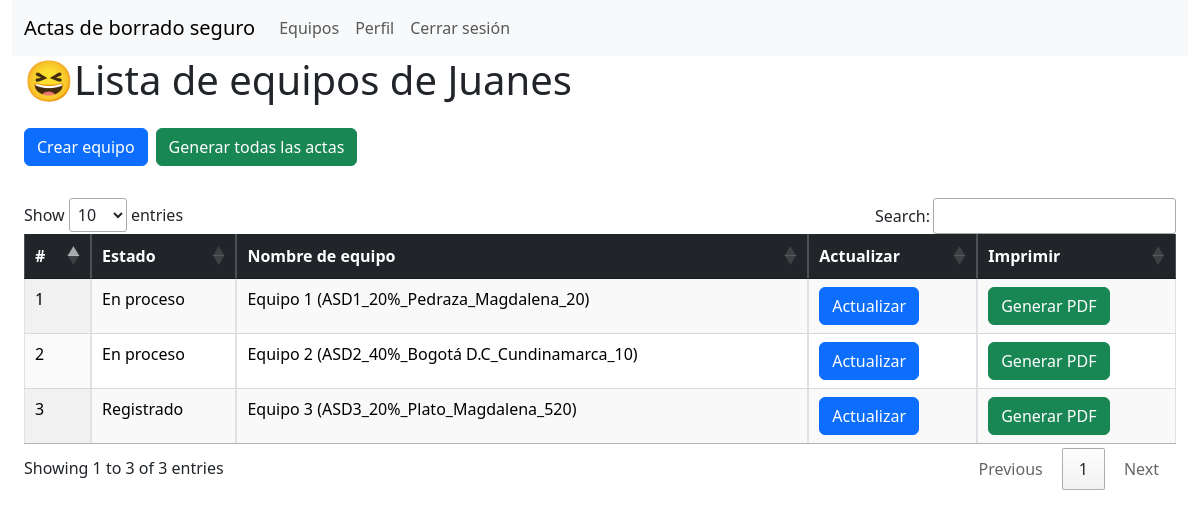
The page /equipos/lista-equipos-agente (signed in) on the database its author committed.
### app/models.py (models this page shows, shortened)
class Usuario(UserMixin, db.Model):
    __tablename__ = "usuario"
    id = db.Column(db.Integer, primary_key=True)
    userName = db.Column(db.String(100), unique=True, nullable=False)
    email = db.Column(db.String(120), unique=True, nullable=False)
    rol = db.Column(db.Enum(Rol), default=Rol.AGENTE)
    password = db.Column(db.String(128), nullable=False)
    estado = db.Column(db.Enum(Estado_usuario), default=Estado_usuario.ACTIVO)
    created_at = db.Column(db.DateTime, default=datetime.utcnow, nullable=False)
    updated_at = db.Column(db.DateTime, default=datetime.utcnow, onupdate=datetime.utcnow, nullable=False)

class Equipo(db.Model):
    __tablename__ = "equipo"
    asd_id = db.Column(db.Integer, primary_key=True)
    nombre = db.Column(db.String(100), nullable=False)
    estado = db.Column(db.Enum(EstadoEnum), default=EstadoEnum.REGISTRADO)
    comision = db.Column(db.String(100), nullable=True)
    cod_comision = db.Column(db.Numeric(10, 0), nullable=True)
    municipio = db.Column(db.String(100), nullable=True)
    departamento = db.Column(db.String(100), nullable=True)
    equipo_marca = db.Column(db.String(100), nullable=True)
    equipo_modelo = db.Column(db.String(100), nullable=True)
    equipo_serial = db.Column(db.String(100), nullable=True)
    dd_marca = db.Column(db.String(100), nullable=True)
    dd_modelo = db.Column(db.String(100), nullable=True)
    dd_serial = db.Column(db.String(100), nullable=True)
    sha_1 = db.Column(db.String(100), nullable=True)
    md_5 = db.Column(db.String(100), nullable=True)
    observacion = db.Column(db.Text,nullable=True)
    fecha_hora_fin = db.Column(db.DateTime, nullable=True)
    imagenes = db.Column(MutableList.as_mutable(JSON))
    created_at = db.Column(db.DateTime, default=datetime.utcnow, nullable=False)
    updated_at = db.Column(db.DateTime, default=datetime.utcnow, onupdate=datetime.utcnow, nullable=False)
    usuario_id = db.Column(db.Integer, db.ForeignKey('usuario.id', name='fk_usuario_id'), nullable=False)
    usuario = db.relationship('Usuario', backref=db.backref('equipo', lazy=True))

### app/equipos/routes.py (the view)
@equipos.route('/lista-equipos-agente')
@acceso_requerido(roles=["Agente"])
@login_required
def lista_equipos_agente():
    try:
        equipos = Equipo.query.all()
        return render_template('lista_equipos_agente.html', equipos=equipos)
    except Exception as e:
        flash(_("Error al listar equipos {}").format(e))
        return redirect(url_for('equipos.lista_equipos_agente'))

### app/auth/routes.py (called while the page is built)
def acceso_requerido(roles=None):
    if roles is None:
        roles = []
    def decorador(f):
        @wraps(f)
        def decorated_function(*args, **kwargs):
            if current_user.is_authenticated is False:
                flash("Debes iniciar sesión para acceder a esta página")
                return redirect('/auth/login')
            if roles and current_user.rol.value not in roles:
                flash("No tienes permisos para acceder a esta página")
                return redirect('/auth/login')
            return f(*args, **kwargs)
        return decorated_function
    return decorador

### app/models.py (called while the page is built)
@login.user_loader
def user_loader(id):
    return Usuario.query.get(id)

### app/equipos/templates/lista_equipos_agente.html (shortened to what this page needs)
{% extends "base_agente.html" %}
{% block head %}
{{ super() }}
{% endblock %}
{% block content %}
{% block menu %}
{{ super() }}
{% endblock %}
<div class="container-fluid">
  <div class="row">
    <div class="col">
<h1>😆Lista de equipos de {{current_user.userName}}</h1>
<div class="btn-toolbar mt-4" role="toolbar" aria-label="Toolbar with button groups">
  <div class="btn-group me-2 mb-2" role="group" aria-label="First group">
    <a href="{{ url_for('equipos.crear_equipo') }}" class="btn btn-primary">Crear equipo</a>
  </div>
  <div class="btn-group me-2 mb-2" role="group" aria-label="First group">
    <form action="{{ url_for('pdf.generar_todos_pdfs') }}" method="POST">
      <button type="submit" class="btn btn-success">
        Generar todas las actas
      </button>
    </form>
  </div>
</div>
<div class="table-responsive mt-4">
  <table id="equiposTable"class="display responsive nowrap table table-striped table-bordered" style="width: 100%">
    <thead class="table-dark">
      <tr>
        <th>#</th>
        <th>Estado</th>
        <th>Nombre de equipo</th>
        <th>Actualizar</th>
        <th>Imprimir</th>
      </tr>
    </thead>
    <tbody>
      {% for equipo in equipos %}
      <tr>
        <td>{{equipo.asd_id}}</td>
        <td>{{equipo.estado.value}}</td>
        <td>{{equipo.nombre}}</td>
        <td>
          <a href="{{ url_for('equipos.editar_equipo', equipo_id=equipo.asd_id) }}" class="btn btn-primary">Actualizar</a>
        </td>
        <td>
          <a href="{{ url_for('pdf.crear_pdf', equipo_id=equipo.asd_id) }}" class="btn btn-success">Generar PDF</a>
        </td>
      </tr>
      {% endfor %}
    </tbody>
  </table>
</div>
</div>
</div>
</div>
{% endblock %} {% block scripts %} {{ super() }} {% endblock %}

### rows shown on the page
Usuario: userName "Juanes"
Equipo: asd_id "1", estado.value "En proceso", nombre "Equipo 1 (ASD1_20%_Pedraza_Magdalena_20)"
Equipo: asd_id "2", estado.value "En proceso", nombre "Equipo 2 (ASD2_40%_Bogotá D.C_Cundinamarca_10)"
Equipo: asd_id "3", estado.value "Registrado", nombre "Equipo 3 (ASD3_20%_Plato_Magdalena_520)"
